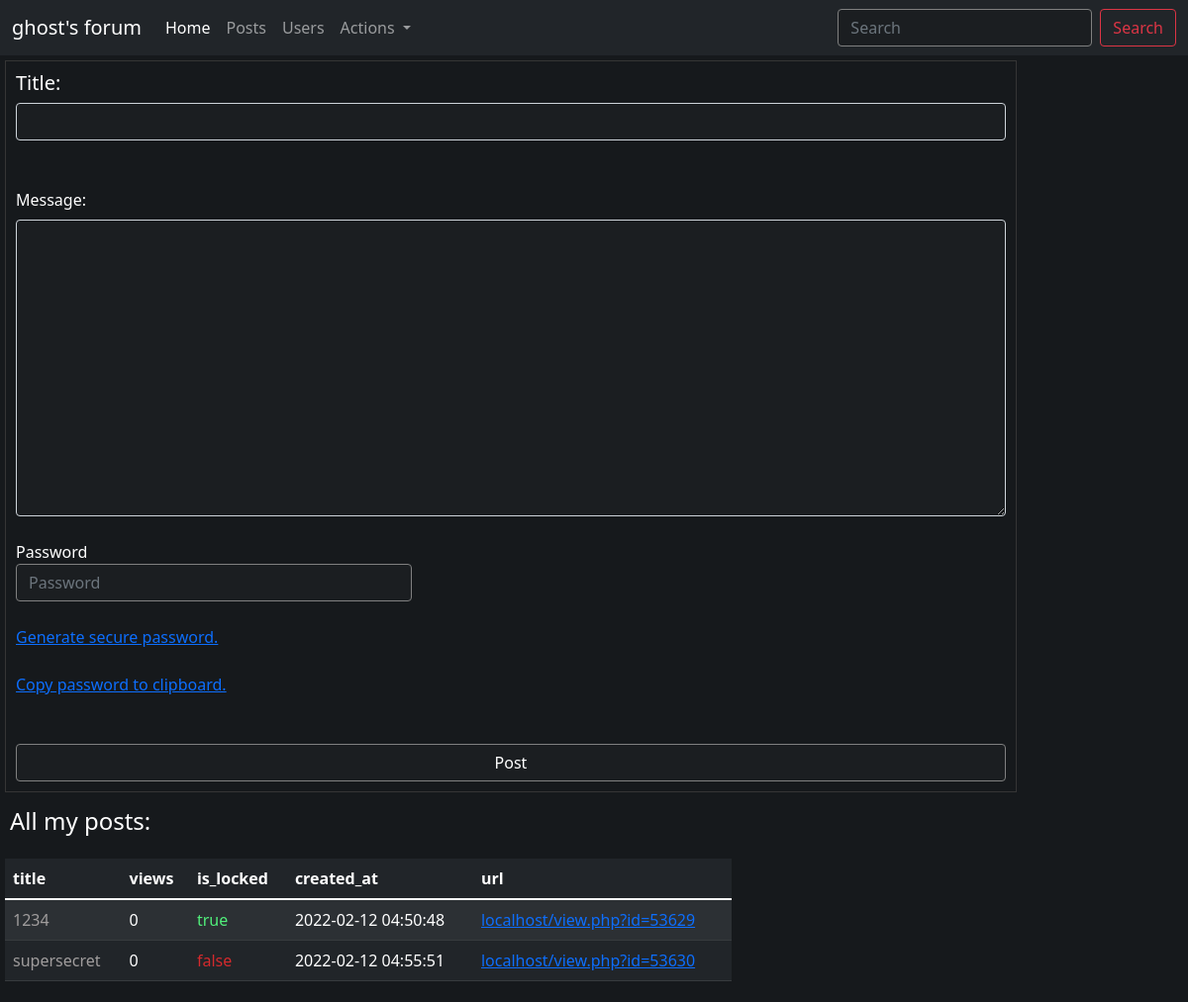
/dashboard.php (signed in), run on the app's committed database.
### tables this page shows
CREATE TABLE `posts` (
  `id` int(11) NOT NULL AUTO_INCREMENT,
  `owner` varchar(255) NOT NULL,
  `title` varchar(255) NOT NULL,
  `views` int(11) NOT NULL DEFAULT 0,
  `password` varchar(255) NOT NULL,
  `is_locked` tinyint(1) NOT NULL DEFAULT 0,
  `message` text NOT NULL,
  `created_at` timestamp NOT NULL DEFAULT current_timestamp(),
  `updated_at` datetime DEFAULT current_timestamp() ON UPDATE current_timestamp(),
  PRIMARY KEY (`id`)
);

### dashboard.php (the view, shortened to what this page needs)
<?php
include "ySBygAiZxjA3Izh.php";
global $hd;
if ($_SESSION['login'] == true) {
    echo '<div style="padding: 5px;"><form action="post.php" method="POST"
     style="padding: 10px; border:#353535; border-width:1px; border-style:solid;
      width: 1022px;"><h5>Title:</h5><input class="form-control" style="background-color: #1b1e21;
       color: white; width: 1000px;" type="text" name="title" maxlength="80" minlength="4" aria-label="title" required><br><br><label
        for="message" class="form-label">Message: </label><textarea class="form-control"style="width: 1000px;
         height: 300px; background-color: #1b1e21; color: white;"class="form-control"
          rows="3" aria-label="message" name="message" required></textarea><br><label for="password">Password</label><br>
    <input style="width: 400px;background-color: #1b1e21; border: 1px solid grey;color:
     white;" class="form-control" id="89263" type="text" name="password" placeholder="Password"
      aria-label="password"><br><a href="#" title="" onclick="gen(); return false;">
      Generate secure password.</a><br><br><a href="#" title="" onclick="copy(); return false;">
      Copy password to clipboard.</a><br><br><br><input style="width: 1000px;background-color: #1b1e21;
       border: 1px solid grey;color: white" type="submit" class="btn btn-primary" value="Post"><input type="hidden" name="csrf" value="'.$_SESSION['csrf'].'"></form></div>';
    echo '<div><h4 style="padding: 10px;">All my posts: </h4></div>';
    $sql = "SELECT * FROM posts WHERE owner=:username";
    $db = $hd->prepare($sql);
    $values = array(':username'=>$_SESSION['username']);
    $result = $db->execute($values);
    $f = $db->fetchAll();
    echo '<div style="padding: 5px; color: white;">
<table class="table table-dark table-striped" style="width: 61.7%; color: white;">
  <thead>
    <tr>
      <th scope="col">title</th>
      <th scope="col">views</th>
      <th scope="col">is_locked</th>
      <th scope="col">created_at</th>
      <th scope="col">url</th>
    </tr>
  </thead>
  <tbody id="1484">';
  foreach ($f as $e) {
    $url = "localhost/view.php?id=".$e['id'];
    $fuck = "/view.php?id=".$e['id'];
    $t_f = $e['is_locked'] ? 'true' : 'false';
    if ($t_f == 'true') {$color = '#51ef7b';} else {$color = '#d32a2d';}
    echo '<tr><td style="color: #a09d9d;">'.htmlspecialchars($e['title']).'</td><td>'.htmlspecialchars($e['views']).'</td><td style="color: '.$color.'">'.htmlspecialchars($t_f).'</td><td>'.htmlspecialchars($e['created_at']).'</td><td><a href="'.htmlspecialchars($fuck).'">'.htmlspecialchars($url).'</a></td></tr>';
  }
} else {
    echo '<p class="font-monospace"style="color: #ba414b; padding: 10px;">You are not logged in buddy.</p>';
}
?>

### data on the page
posts: title "1234", views "0", is_locked "true", created_at "2022-02-12 04:50:48", id "localhost/view.php?id=53629"
posts: title "supersecret", views "0", is_locked "false", created_at "2022-02-12 04:55:51", id "localhost/view.php?id=53630"
